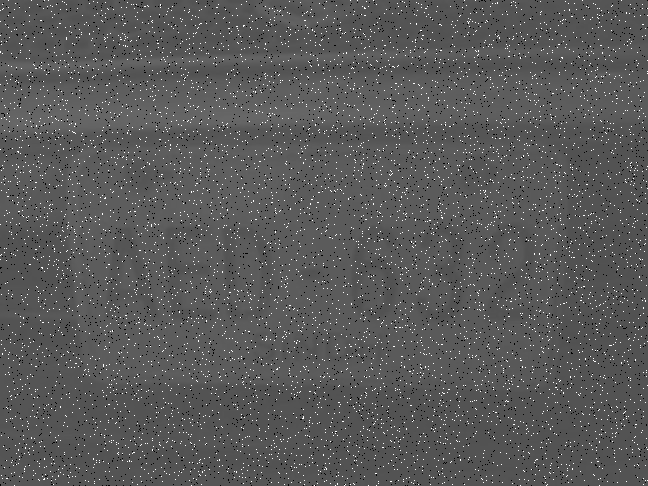
#> input picture CV/exp1/TEST.tif, 648 x 486 px
$ python exp1.py   (older library calls are emulated)
#> lines starting #> are read from the running program, lines starting #| are printed output that depends on the picture
import cv2
import bisect
import numpy as np
from matplotlib import pyplot as plt

IMAGE_NAME = 'TEST.tif'

# 加载图像
img = cv2.imread(IMAGE_NAME, 0)
#> img is the input picture: shape (486, 648); min 0, max 255, mean 89.4
histed = cv2.equalizeHist(img)
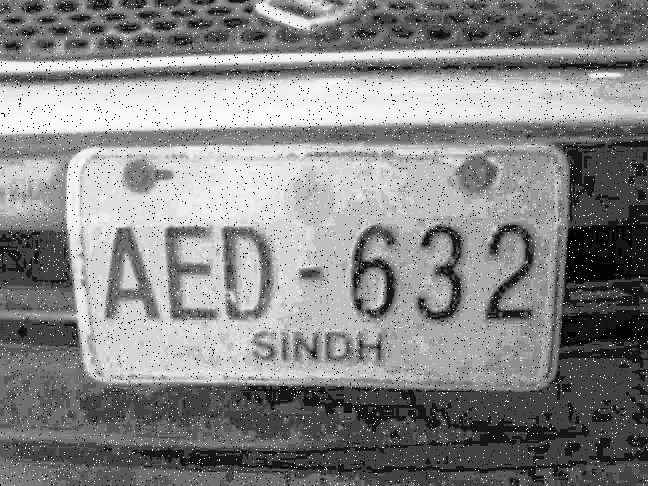
#> histed: shape (486, 648); min 0, max 255, mean 135


# 图像的灰度变换
def imadjust(src, tol=1, vin=[0, 255], vout=(0, 255)):
#> called with tol = 1, vout = (0, 255)
    dst = src.copy()
    tol = max(0, min(100, tol))

    if tol > 0:
        # Compute in and out limits
        # Histogram
        hist = np.zeros(256, dtype=np.int)
        for r in range(src.shape[0]):
            for c in range(src.shape[1]):
                hist[src[r, c]] += 1
        # Cumulative histogram
        cum = hist.copy()
        for i in range(1, len(hist)):
            cum[i] = cum[i - 1] + hist[i]
#> after the loop, cum = 256 values from 6376 to 314928

        # Compute bounds
        total = src.shape[0] * src.shape[1]
#> total = 314928
        low_bound = total * tol / 100
#> low_bound = 3149.3
        upp_bound = total * (100 - tol) / 100
#> upp_bound = 311778.7
        vin[0] = bisect.bisect_left(cum, low_bound)
        vin[1] = bisect.bisect_left(cum, upp_bound)

    # Stretching
    scale = (vout[1] - vout[0]) / (vin[1] - vin[0])
#> scale = 1
    for r in range(dst.shape[0]):
        for c in range(dst.shape[1]):
            vs = max(src[r, c] - vin[0], 0)
            vd = min(int(vs * scale + 0.5) + vout[0], vout[1])
            dst[r, c] = vd
    return dst


adjusted = imadjust(histed)
'''
# 显示均衡化和灰度变换后的图像
_, (orig, h, a) = plt.subplots(1, 3)
orig.set_title('Origin Image')
orig.imshow(sample_img, 'gray')
h.set_title('After Histogram')
h.imshow(histed, 'gray')
a.set_title('After adjusted')
a.imshow(adjusted, 'gray')
'''

# 中值滤波和均值滤波
filtered = cv2.blur(adjusted, (5, 5))  # 均值滤波
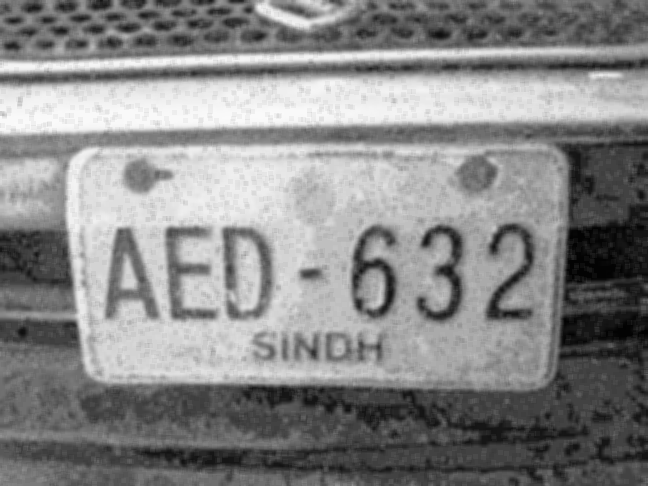
#> filtered: shape (486, 648); min 2, max 251, mean 135
filtered = cv2.medianBlur(filtered, 5)

# 频域低通滤波
filtered = np.fft.fft2(filtered)
F = np.fft.fftshift(filtered)
G1 = np.fft.ifftshift(F)
g1 = np.real(np.fft.ifft2(G1))

plt.imshow(g1)
plt.show()
